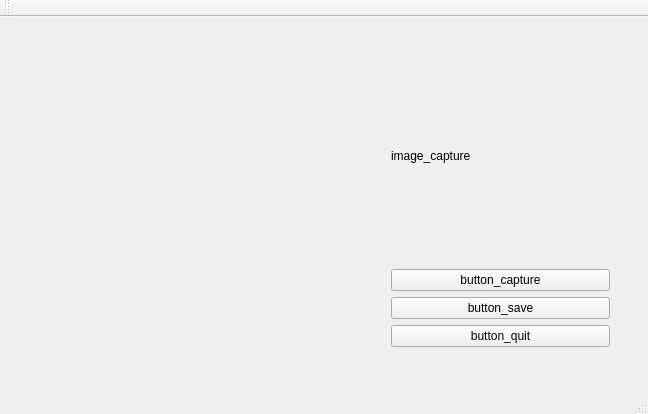
<?xml version="1.0" encoding="UTF-8"?>
<ui version="4.0">
 <class>MainWindow</class>
 <widget class="QMainWindow" name="MainWindow">
  <property name="geometry">
   <rect>
    <x>0</x>
    <y>0</y>
    <width>648</width>
    <height>414</height>
   </rect>
  </property>
  <property name="windowTitle">
   <string>MainWindow</string>
  </property>
  <widget class="QWidget" name="centralWidget">
   <widget class="QWidget" name="horizontalLayoutWidget">
    <property name="geometry">
     <rect>
      <x>10</x>
      <y>20</y>
      <width>351</width>
      <height>321</height>
     </rect>
    </property>
    <layout class="QHBoxLayout" name="image_view"/>
   </widget>
   <widget class="QWidget" name="verticalLayoutWidget">
    <property name="geometry">
     <rect>
      <x>380</x>
      <y>20</y>
      <width>241</width>
      <height>321</height>
     </rect>
    </property>
    <layout class="QVBoxLayout" name="verticalLayout">
     <item>
      <widget class="QLabel" name="lb_image_capture">
       <property name="text">
        <string>image_capture</string>
       </property>
      </widget>
     </item>
     <item>
      <widget class="QPushButton" name="button_capture">
       <property name="text">
        <string>button_capture</string>
       </property>
      </widget>
     </item>
     <item>
      <widget class="QPushButton" name="button_save">
       <property name="text">
        <string>button_save</string>
       </property>
      </widget>
     </item>
     <item>
      <widget class="QPushButton" name="button_quit">
       <property name="text">
        <string>button_quit</string>
       </property>
      </widget>
     </item>
    </layout>
   </widget>
  </widget>
  <widget class="QMenuBar" name="menuBar">
   <property name="geometry">
    <rect>
     <x>0</x>
     <y>0</y>
     <width>648</width>
     <height>23</height>
    </rect>
   </property>
  </widget>
  <widget class="QToolBar" name="mainToolBar">
   <attribute name="toolBarArea">
    <enum>TopToolBarArea</enum>
   </attribute>
   <attribute name="toolBarBreak">
    <bool>false</bool>
   </attribute>
  </widget>
  <widget class="QStatusBar" name="statusBar"/>
 </widget>
 <layoutdefault spacing="6" margin="11"/>
 <resources/>
 <connections/>
</ui>
